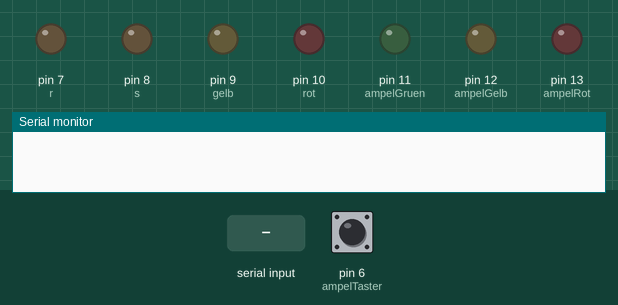
Bench run of a sketch on a simulated Arduino Uno, built with avr-gcc and run on an emulated ATmega328P. Shown: output pins drawn as LEDs (lit = HIGH), the last lines printed to the serial monitor. The test bench sets the inputs (shaded band); at power-on: pin 6 (ampelTaster) LOW.

Above: at 0.14 s.
At 1.2 s:
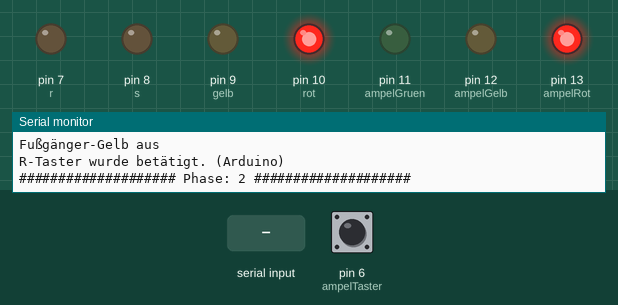
1.3 s: pin 6 (ampelTaster) pulled HIGH for 3.2 s
At 2.02 s:
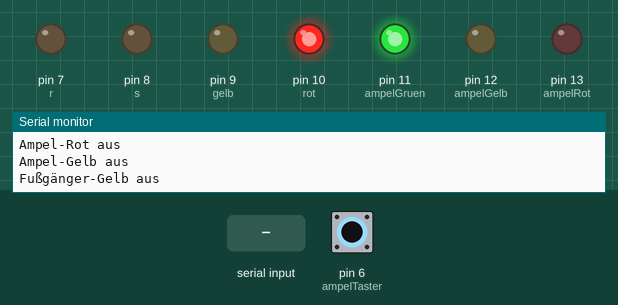
7.5 s: "s90\n" received over Serial
13.6 s: "r90\n" received over Serial
Timing chart, 0 to 16.6 s (numbered marks = the images above; inputs shaded):
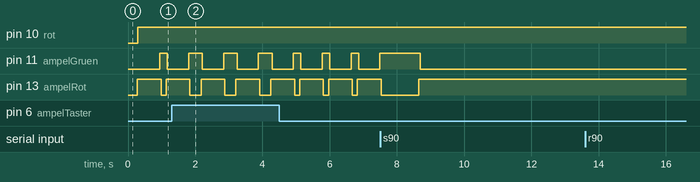

The sketch:

ampel_schaltung_RS.ino
```cpp
#include <Streaming.h>
#include "RS_Schaltung.h"

RS_Schaltung RS;

void setup() {
  Serial.begin(9600);
  RS.schaltung_setup();
}

void loop() {
  RS.schaltung();
}
```

RS_Schaltung.cpp
```cpp
#include "RS_Schaltung.h"
#include <Streaming.h>

// ### PinModes ################################################################
void RS_Schaltung::schaltung_setup()
{
  pinMode(ampelRot, OUTPUT);
  pinMode(ampelGelb, OUTPUT);
  pinMode(ampelGruen, OUTPUT);
  pinMode(rot, OUTPUT);
  pinMode(gelb, OUTPUT);
  pinMode(ampelTaster, INPUT);
  pinMode(r, INPUT_PULLUP);
  pinMode(s, INPUT_PULLUP);
}

// ### R-Taster ################################################################
void RS_Schaltung::reset_taster()
{
  if (Serial.available()) {
    serielle_ausgabe();
    }
  if (digitalRead(r) == HIGH && intervall(250) == true) {
    ampelAus = true;
    ampelState = false;
    Serial << "\nR-Taster wurde betätigt. (Arduino)" << endl;
  }
}

// ### S-Taster ################################################################
void RS_Schaltung::start_taster()
{
  if (Serial.available()) {
    serielle_ausgabe();
    }
  if (digitalRead(s) == HIGH && intervall(300) == true) {
    ampelState = true;
    ampelAus = false;
    Serial << "\nS-Taster wurde betätigt. (Arduino)" << endl;
  }
}

void RS_Schaltung::ampel_taster()
{
  if (Serial.available()) {
    if (counter == 1) {
      serielle_ausgabe();
    }
  }
}

// ### Analoges Schreiben (Funktion für Python) ################################
void RS_Schaltung::analoger_taster_s(char c, int parser)
{
  if (c == 's') {
    ampelState = true;
    ampelAus = false;
    analogWrite(s, parser);
    Serial << "\nS-Taster wurde betätigt. (Py-Controller)" << endl;
    return;
  }
  if (c == 'r') {
    ampelAus = true;
    ampelState = false;
    Serial << "\nR-Taster wurde betätigt. (Py-Controller)" << endl;
    analogWrite(r, parser);
    return;
  }
  if (c == 'a') {
    if (counter == 1) {
      if (intervall(2500) == true) {
        phase_an({ampelGelb}, 2);
        phase_aus({ampelRot, ampelGruen, gelb});
        Serial << "\nAmpel-Taster wurde betätigt. (Py-Controller)" << endl;
        analogWrite(ampelTaster, parser);
        return;
      }
    }
  }
}


void RS_Schaltung::serielle_ausgabe()
{
  char taster = Serial.read();
  int parser = Serial.parseInt();
  analoger_taster_s(taster, parser);
}

// ### LED blinken lassen ######################################################
void RS_Schaltung::blinken(int led, int an, int aus)
{
  digitalWrite(led, (millis()%(an+aus)<an));
}

// ### Intervall / delay #=> millis() ##########################################
bool RS_Schaltung::intervall(int zeit)
{
  if (millis() - _start >= zeit) {
    _start = millis();
    return true;
  }
  else return false;
}

// ### Akutelle LED anzeigen für die Serielle Ausgabe ##########################
void RS_Schaltung::zeige_leds(const NumCheck& led, size_t i, String zusatz)
{
  if (led[i] == 13) {
    Serial << "Ampel-Rot " << zusatz << endl;
  }
  if (led[i] == 12) {
    Serial << "Ampel-Gelb " << zusatz << endl;
  }
  if (led[i] == 11) {
    Serial << "Ampel-Grün " << zusatz << endl;
  }
  if (led[i] == 10) {
    Serial << "Fußgänger-Rot " << zusatz <<endl;
  }
  if (led[i] == 9) {
    Serial << "Fußgänger-Gelb " << zusatz << endl;
  }
}

// ### LED Array (LED's anschalten) ############################################
void RS_Schaltung::phase_an(const LedArray& led , int num)
{
  Serial << "\n####################" << " Phase: " << counter+1
          << " ####################" << endl;
  for (int i = 0; i < 3; i++) {
    digitalWrite(led[i], HIGH);
    zeige_leds(led, i, "an");
  }
  // #=> Counter wird für die nächste Ampelphase erhöht
  counter = num;
}

// ### LED Array (LED's ausschalten)  ##########################################
void RS_Schaltung::phase_aus(const LedArray& led)
{
  for (int i = 0; i < 3; i++) {
    digitalWrite(led[i], LOW);
    zeige_leds(led, i, "aus");
  }
}


// ### Gesamte Schaltung  ######################################################
void RS_Schaltung::schaltung()
{
  start_taster();
  reset_taster();
  ampel_taster();

  if (ampelState == true) {
    if (counter == 0) {
      phase_an({ampelGruen, rot}, 1);
      phase_aus({ampelRot, ampelGelb, gelb});
    }
  }

  if (digitalRead(ampelTaster) == HIGH) {
    if (counter == 1) {
      _start = millis();
      counter = 2;
    }
  }

  for (size_t i = 2; i <=7; i++) {
    if (counter == i) {
      if (intervall(zeit[i-2]) == true) {
        phase_an({an[i-2]}, i+1);
        phase_aus({aus[i-2]});
        if (i == 7) {
          counter = 0;
        }
      }
    }
  }

  if (ampelAus == true){
    phase_an({ampelRot, rot}, 0);
    phase_aus({ampelGruen, ampelGelb, gelb});
  }
}
```

RS_Schaltung.h
```cpp
#ifndef RS_SCHALTUNG_H
#define RS_SCHALTUNG_H
#include <Arduino.h>
//#include <Vector.h>

#define LEN(x) (sizeof(x)/sizeof(*(x)))

class RS_Schaltung
{
public:
  // ###### VARS/VALS ##########################################################
  // ### AmpelPins
  const int ampelRot = 13;
  const int ampelGelb = 12;
  const int ampelGruen = 11;

  // ### LED Pins (Fußgänger)
  const int rot = 10;
  const int gelb = 9;

  // ### Taster Pins
  const int s = 8;
  const int r = 7;
  const int ampelTaster = 6;

  unsigned long _start;

  // ### diverse Vars
  bool ampelState;
  bool ampelAus;
  size_t counter = 0;
  size_t doppelKlickCount = 0;

  int an[6] = {ampelGelb, ampelRot, gelb, rot, ampelGelb, ampelGruen};
  int aus[6] = {ampelGruen, ampelGelb, rot, gelb, ampelRot, ampelGelb};
  int zeit[6] = {5000, 2000, 2000, 5000, 2000, 2000};

  // ###### FUNKTIONEN #########################################################
  // ### PinModes
  void schaltung_setup();

  // ### Ampelstatus auf false setzen
  void reset_taster();

  // ### Ampelstatus auf true setzen
  void start_taster();

  void ampel_taster();

  void analoger_taster_s(char, int);


  void serielle_ausgabe();

  // ###
  void schaltung();

  // ### LED Blinken (LED, an , aus)
  void blinken(int, int, int);

  // ### Intervall mit millis() / int = intervall
  bool intervall(int);

  typedef int NumCheck[3];
  void zeige_leds(const NumCheck& led, size_t i, String zusatz);
  // ### An und Aus Phasen. Array; Größe 3

  typedef int LedArray[3];
  void phase_an(const LedArray& led, int num);
  void phase_aus(const LedArray& led);
};

#endif
```

Measured:
- by itself, pin 13 (ampelRot): repeats every 0.86 s: LOW 0.15 s, HIGH 0.71 s
